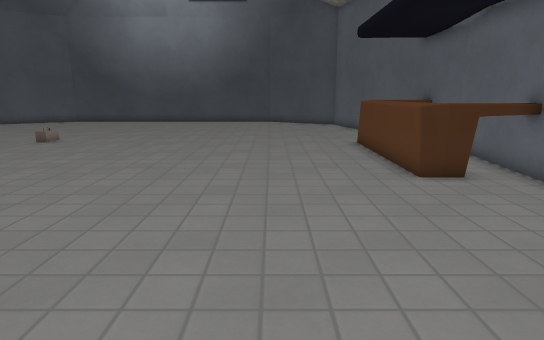
view 1 (above)

16 first-person views from a walk through a 3-D level made in the Godot game engine. The camera is 1.2 m above the floor, tilts 12° down and sees 75° across. The floor is counted in squares, 0.56 m on a side. Each view is taken from the middle of a square. On the plan, view 1 faces up. The plan holds only what a view shows up to about 19 squares ahead; the rest is blank. Characters and animated objects are not drawn. Some surface patterns are stand-ins.

view 2
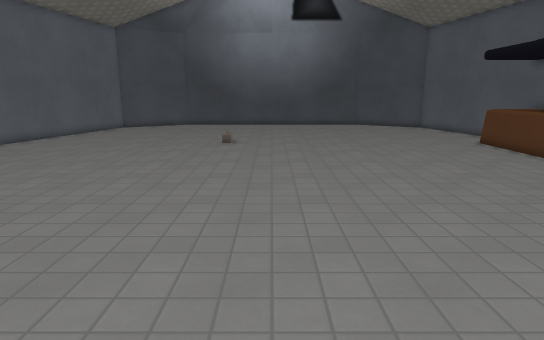

view 3
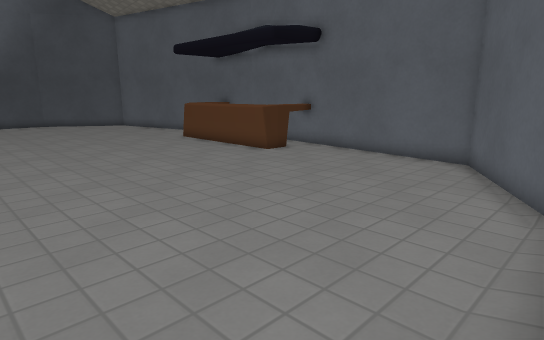

view 4
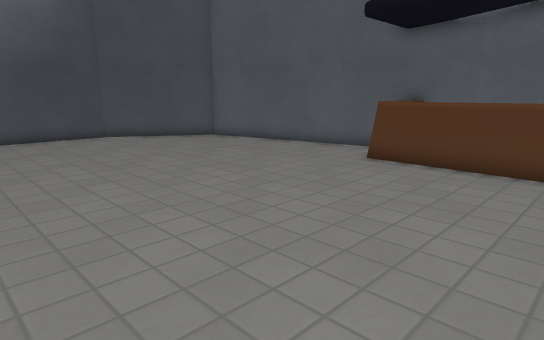

view 5
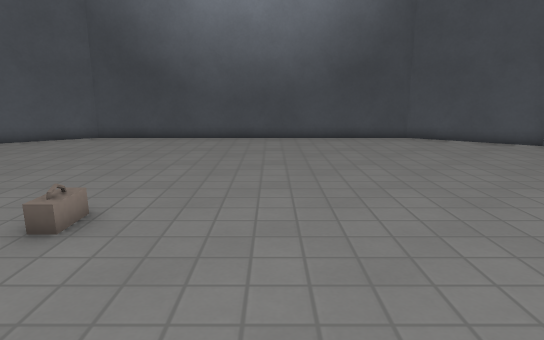

view 6
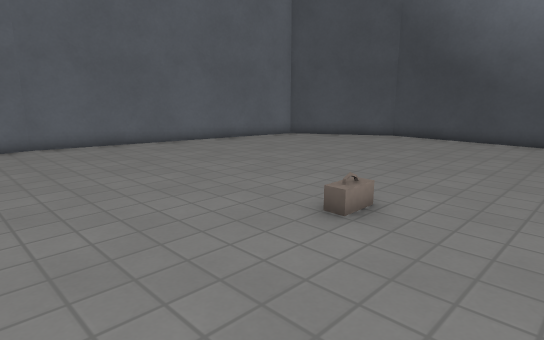

view 7
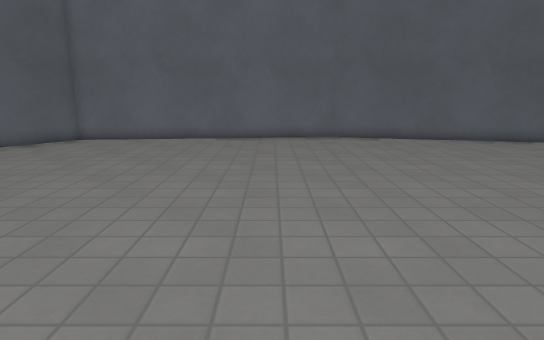

view 8
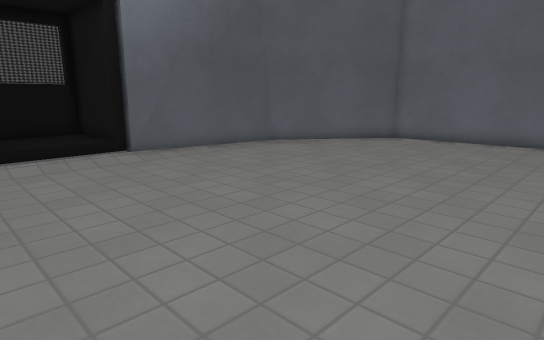

view 9
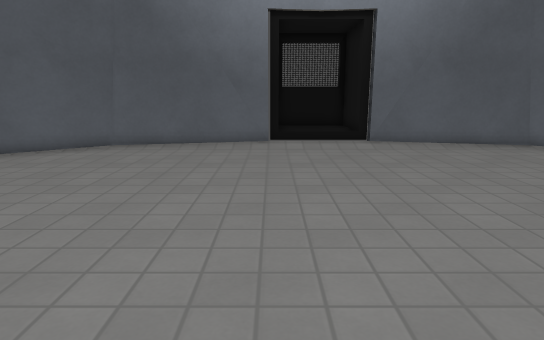

view 10
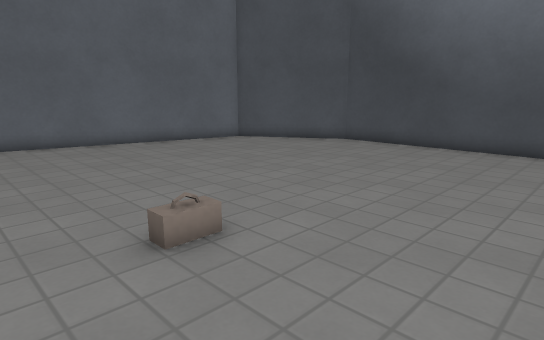

view 11
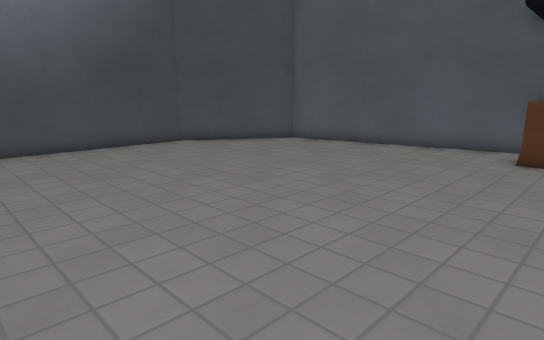

view 12
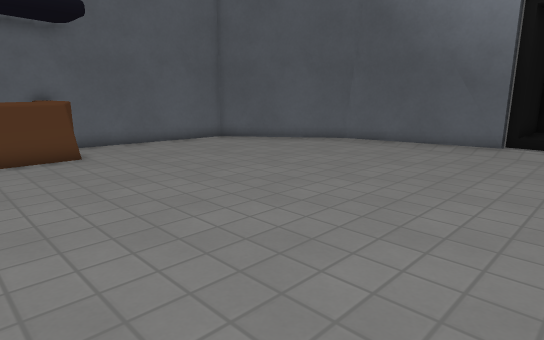

view 13
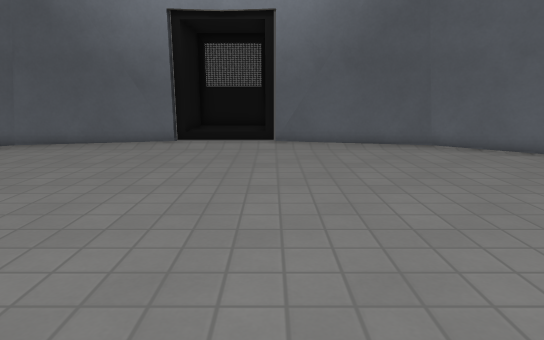

view 14
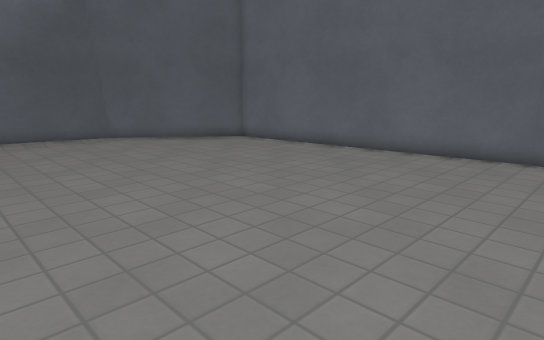

view 15
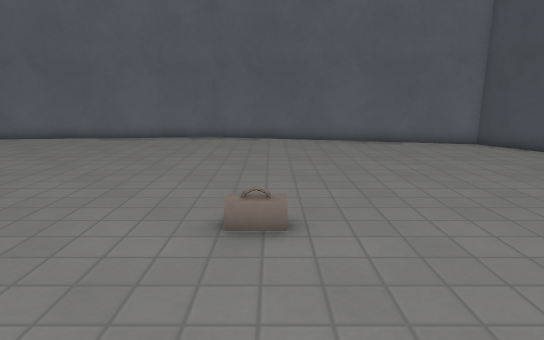

view 16
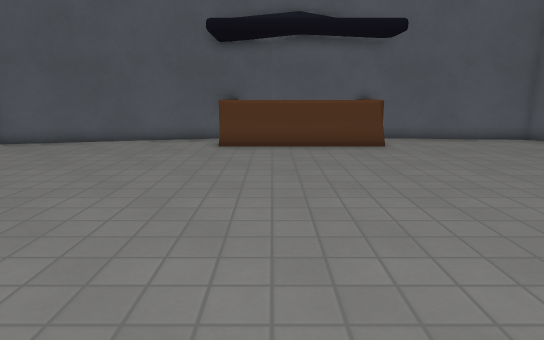

### Floor plan
Points are (right, up) in squares from view 1. A wall is a line through its corners. A room is listed if a view was taken in it or the views show most of it. See-through windows are left out.
Room 1 (views 1, 2, 3, 4, 5, 6, 7, 8, 9, 10, 11, 12, 13, 14, 15, 16)
walls: (4.6, 9.2) (3.9, 9.5); (7, 15.7) (4.6, 26) (-0.2, 29) (-15.8, 29) (-20.6, 26) (-23.3, 14) (-22.2, 1.7) (-16.5, -1.6) (-9.7, -2.1) (-9.8, -5.9) (-6.5, -5.9); (-5.9, -2.1) (0.4, -1.6) (6.2, 1.7) (7.1, 11.1); (7, 9.2) (3.9, 9.2); (-12.1, -2) (-10.2, -2) (-10.2, -2.5); (-6.2, -5.7) (-6.3, -2.4) (-5.8, -2.4) (-5.9, -2) (-3.9, -2)
low walls: (3.9, 16) (4.6, 16.3); (4.4, 9.3) (3.9, 9.3) (3.9, 16.3)

Where each view was taken, in squares from view 1:
view 1: 0 up, 0 right, facing up
view 2: 4 down, 8 left, facing up
view 3: 2 down, 7 left, facing up-right
view 4: 10 up, 7 left, facing up-right
view 5: 11 up, 7 left, facing up
view 6: 11 up, 7 left, facing up-left
view 7: 11 up, 5 left, facing left
view 8: 10 up, 5 left, facing down-left
view 9: 13 up, 6 left, facing down
view 10: 14 up, 6 left, facing up-left
view 11: 14 up, 9 left, facing up-right
view 12: 13 up, 9 left, facing down-right
view 13: 13 up, 10 left, facing down
view 14: 16 up, 10 left, facing down-left
view 15: 17 up, 5 left, facing left
view 16: 14 up, 11 left, facing right
